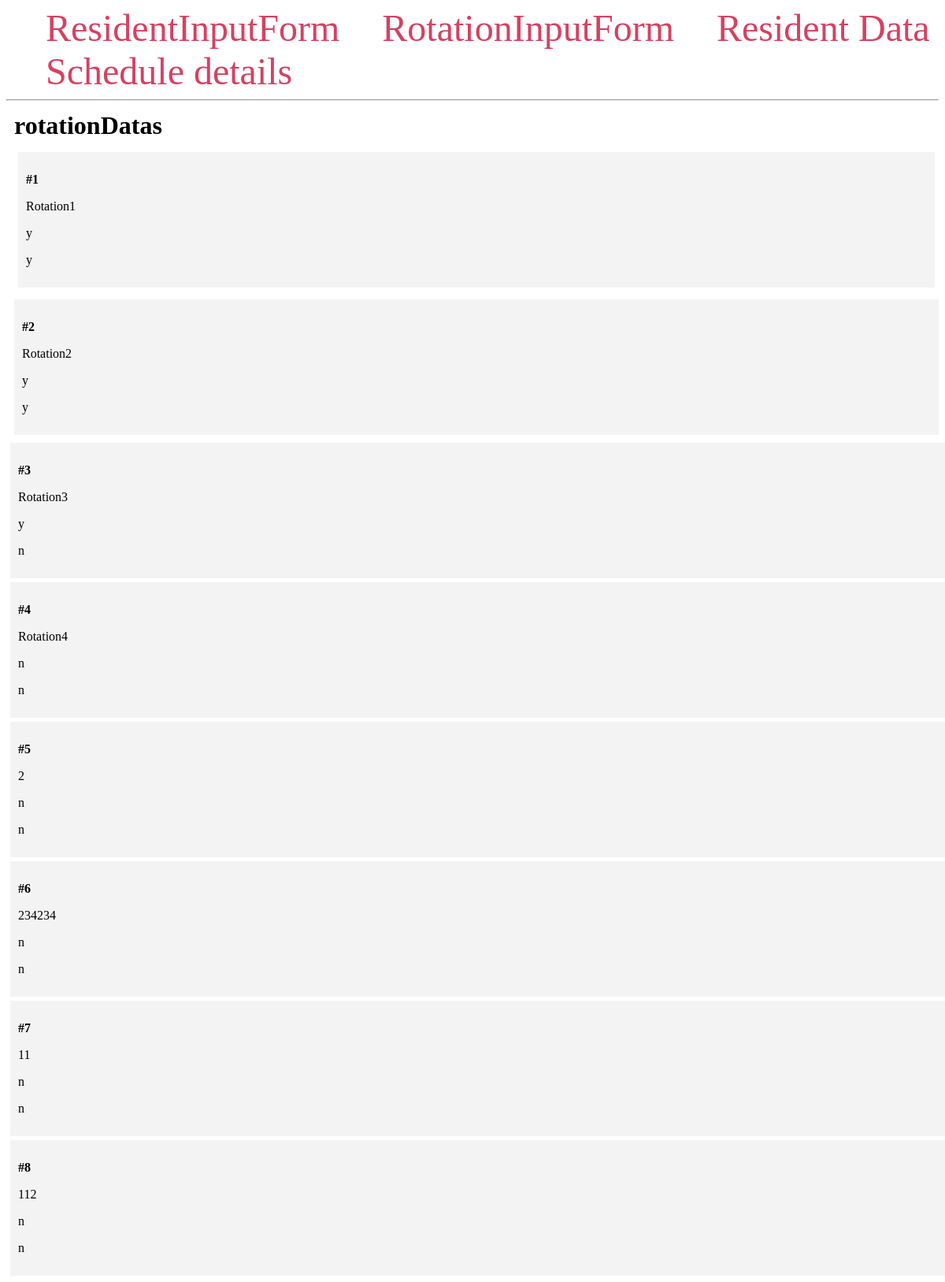
The app's page /myData with its own data.
### main.py (models this page shows, shortened)
class Store_Rotation_data(db.Model):
  __tablename__ = 'rotation'
  rotationId = db.Column('Rotation_id', db.Integer, primary_key = True) # Primary Key
  rotationName = db.Column('Rotation_name', db.String(50))
  mustDo = db.Column('MustDo', db.CHAR)
  busy = db.Column('busy', db.CHAR)

### main.py (the view)
@app.route('/myData', methods=['GET'])
def myData():
  rotationDatas = Store_Rotation_data.query.all()
  return render_template('myData.html', rotationDatas=rotationDatas)

### templates/myData.html (shortened to what this page needs)
<!DOCTYPE html>
<html lang="en">
<head>
</head>
<body>
    <nav>
        <a href="{{ url_for('index') }}">ResidentInputForm</a>
        <a href="{{ url_for('index2') }}">RotationInputForm</a>
        <a href="{{ url_for('myData2') }}">Resident Data</a>
        <a href="{{ url_for('table') }}">Schedule details</a>
    </nav>
    <hr>
    <div class="content">
        <h1 class="title">{% block title %} rotationDatas {% endblock %}</h1>
    <div class="content">
        {% for rotationData in rotationDatas %}
            <div class="rotationDatas">
                <p><b>#{{ rotationData.rotationId }}</b></p>
                <p>{{ rotationData.rotationName }}</p>
                <p>{{ rotationData.mustDo }}</p>
                <p>{{ rotationData.busy }}</p>
                </div>
            </div>
        {% endfor %}
</body>
</html>

### templates/myData.html (style rules this page uses)
.title { margin: 5px; }
.content { margin: 5px; width: 100%; display: flex; flex-direction: row; flex-wrap: wrap; }
.rotationDatas { flex: 20%; padding: 10px; margin: 5px; background-color: #f3f3f3; inline-size: 100%; }
nav a { color: #d64161; font-size: 3em; margin-left: 50px; text-decoration: none; }

### records on screen
Store_Rotation_data: rotationId "1", rotationName "Rotation1", mustDo "y", busy "y"
Store_Rotation_data: rotationId "2", rotationName "Rotation2", mustDo "y", busy "y"
Store_Rotation_data: rotationId "3", rotationName "Rotation3", mustDo "y", busy "n"
Store_Rotation_data: rotationId "4", rotationName "Rotation4", mustDo "n", busy "n"
Store_Rotation_data: rotationId "5", rotationName "2", mustDo "n", busy "n"
Store_Rotation_data: rotationId "6", rotationName "234234", mustDo "n", busy "n"
Store_Rotation_data: rotationId "7", rotationName "11", mustDo "n", busy "n"
Store_Rotation_data: rotationId "8", rotationName "112", mustDo "n", busy "n"
